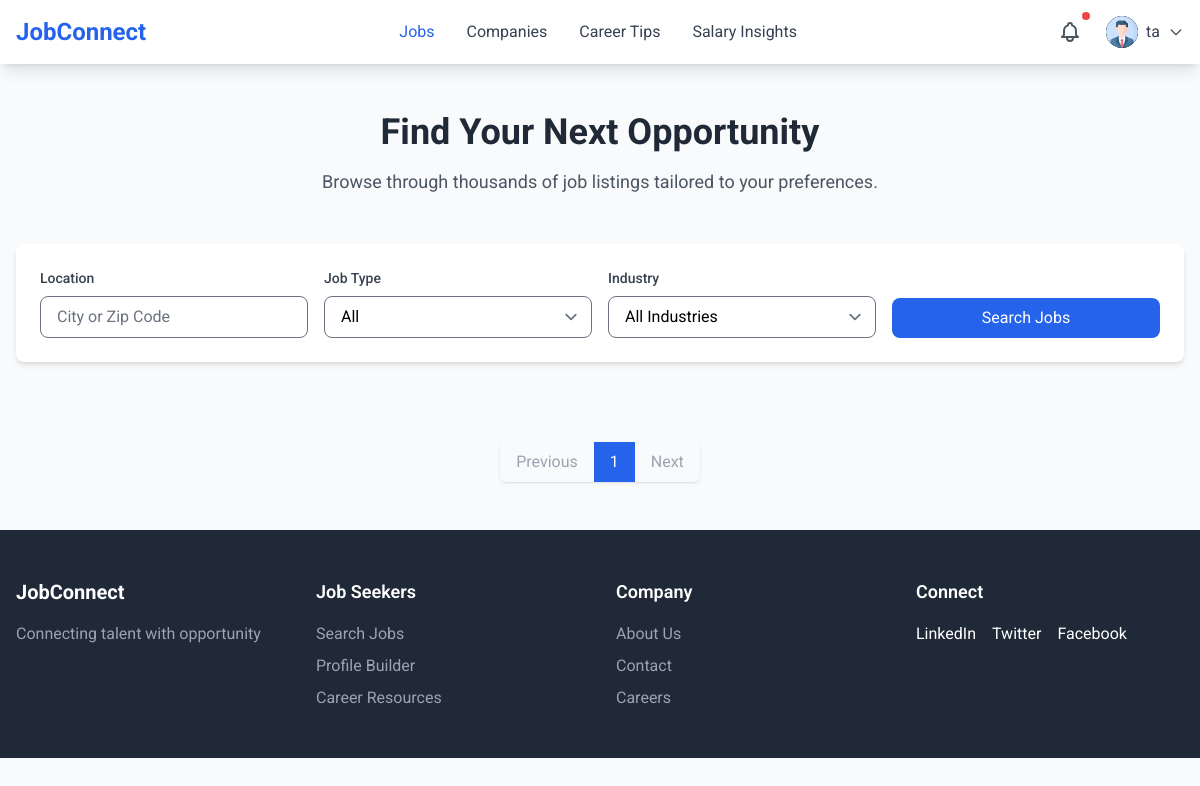
Page /jobseeker/jobs/ (signed in) on the earlier database version.
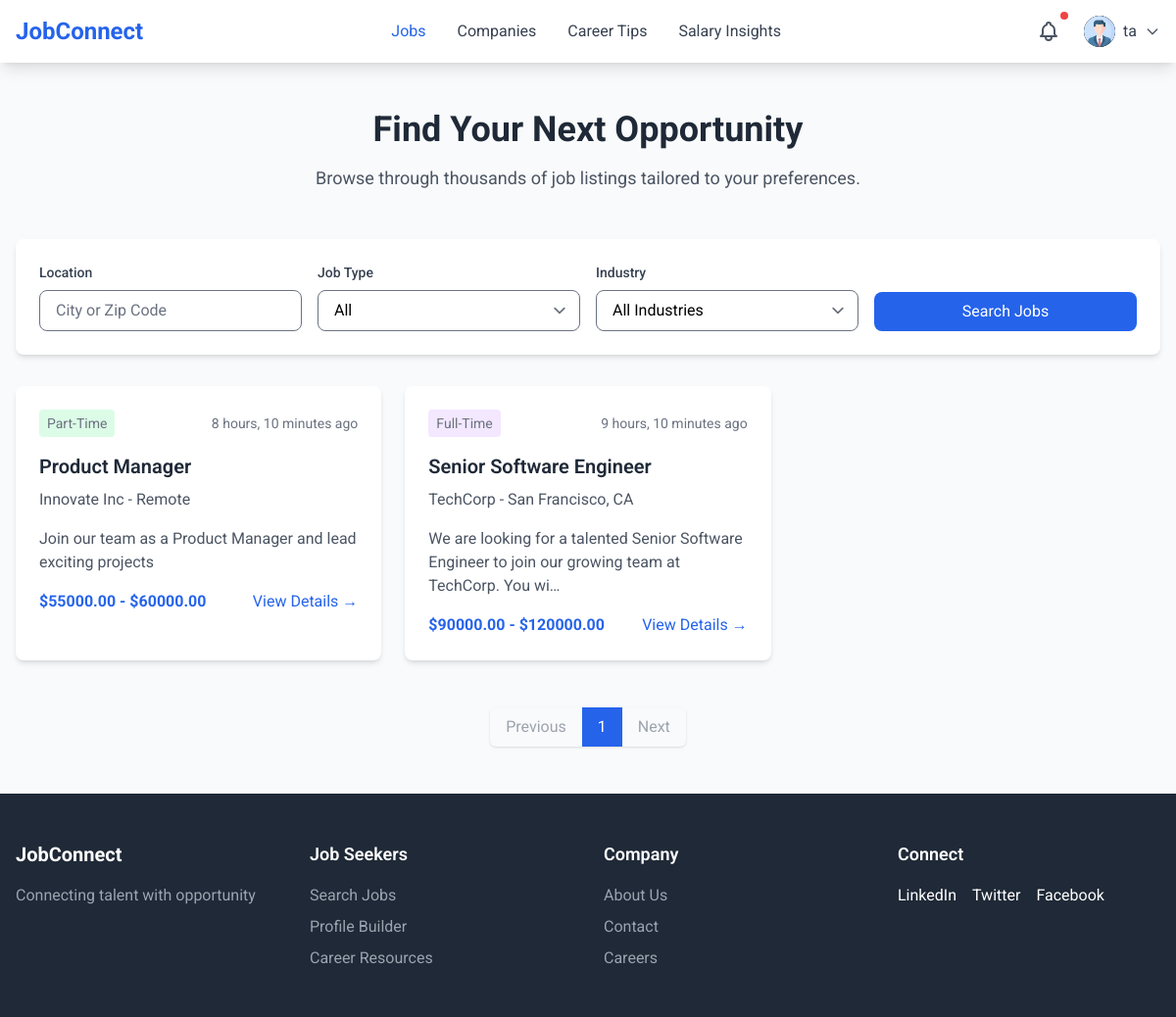
Same page on the later database version.
### jobseeker/models.py (models this page shows, shortened)
class Job(models.Model):
    job_id = models.AutoField(primary_key=True)
    JOB_TYPE_CHOICES = [
        ('Full-Time', 'Full-Time'),
        ('Part-Time', 'Part-Time'),
        ('Contract', 'Contract'),
        ('Internship', 'Internship')
    ]
    title = models.CharField(max_length=255)
    company = models.ForeignKey(Company, on_delete=models.CASCADE)
    location = models.CharField(max_length=255)
    job_type = models.CharField(max_length=20, choices=JOB_TYPE_CHOICES)
    posted_date = models.DateTimeField(auto_now_add=True)
    salary_min = models.DecimalField(max_digits=10, decimal_places=2)
    salary_max = models.DecimalField(max_digits=10, decimal_places=2)
    applications = models.IntegerField(default=0)
    exp_need = models.IntegerField(default=0)
    description = models.TextField()
    responsibilities = models.TextField()
    requirements = models.TextField()
    benefits = models.TextField()
    from django.db import models

class Company(models.Model):
    company_id = models.AutoField(primary_key=True)
    name = models.CharField(max_length=255)
    location = models.CharField(max_length=255)
    logo = models.URLField(null=True, blank=True)
    description = models.TextField()

### jobseeker/views.py (the view)
    def wrapper(request, *args, **kwargs):
        if request.user.role != 'user':
            messages.error(request, "You are not authorized to view this page.")
            return redirect('login')
        return view_func(request, *args, **kwargs)

### jobseeker/views.py (called while the page is built)
def user_role_required(view_func):
    def wrapper(request, *args, **kwargs):
        if request.user.role != 'user':
            messages.error(request, "You are not authorized to view this page.")
            return redirect('login')
        return view_func(request, *args, **kwargs)
    return wrapper

@user_role_required
@login_required
def dashboard(request):
    jobs = Job.objects.all().order_by('-posted_date')
    paginator = Paginator(jobs, 3)
    print(request.path)
    page_number = request.GET.get('page')
    page_obj = paginator.get_page(page_number)
    return render(request, 'jobseeker/user_home.html',{'page_obj': page_obj})

### static/templates/jobseeker/user_home.html (shortened to what the changed rows need)
{% extends 'base.html' %}
{% block content %}
<section class="py-12 bg-gray-50">
    <div class="max-w-7xl mx-auto px-4">
        <div class="text-center mb-12">
            <h1 class="text-4xl font-bold text-gray-800 mb-4">Find Your Next Opportunity</h1>
        </div>
        <div class="grid grid-cols-1 md:grid-cols-2 lg:grid-cols-3 gap-6">
            {% for job in page_obj %}
            <div class="bg-white rounded-lg shadow-md hover:shadow-lg transition-shadow">
                <div class="p-6">
                    <div class="flex items-center justify-between mb-4">
                        <span class="text-sm text-gray-500 {% if job.job_type == 'Full-Time' %}bg-purple-100 {% elif job.job_type == 'Part-Time' %} bg-green-100 {% elif job.job_type == 'Contract' %}
                             bg-yellow-100 {% else %} bg-red-100 {% endif %} px-2 py-1 rounded">
                            {{job.job_type }}</span>
                        <span class="text-sm text-gray-500">{{ job.posted_date|timesince }} ago</span>
                    </div>
                    <h3 class="text-xl font-semibold text-gray-800 mb-2">{{ job.title }}</h3>
                    <p class="text-gray-600 mb-4">{{ job.company.name }} - {{ job.location }}</p>
                    <p class="text-gray-600 mb-4">{{ job.description|truncatechars:100 }}
                    </p>
                    <div class="flex items-center justify-between">
                        <span class="text-md font-bold text-blue-600">
                            ${{job.salary_min}} - ${{job.salary_max}}</span>
                        <a href="{{job.job_id}}" class="text-blue-600 hover:text-blue-700">View Details
                            →</a>
                    </div>
                </div>
            </div>
            {% endfor %}
        </div>
        <div class="flex justify-center mt-12">
            <nav class="inline-flex rounded-md shadow">
                {% if page_obj.has_previous %}
                <a href="?page={{ page_obj.previous_page_number }}"
                    class="px-4 py-2 text-blue-600 hover:bg-blue-50 rounded-l-lg">Previous</a>
                {% else %}
                <span class="px-4 py-2 text-gray-400 rounded-l-lg cursor-not-allowed">Previous</span>
                {% endif %}
                {% for num in page_obj.paginator.page_range %}
                {% if page_obj.number == num %}
                <span class="px-4 py-2 text-white bg-blue-600">{{ num }}</span>
                {% else %}
                <a href="?page={{ num }}" class="px-4 py-2 text-blue-600 hover:bg-blue-50">{{ num }}</a>
                {% endif %}
                {% endfor %}
                {% if page_obj.has_next %}
                <a href="?page={{ page_obj.next_page_number }}"
                    class="px-4 py-2 text-blue-600 hover:bg-blue-50 rounded-r-lg">Next</a>
                {% else %}
                <span class="px-4 py-2 text-gray-400 rounded-r-lg cursor-not-allowed">Next</span>
                {% endif %}
            </nav>
        </div>
    </div>
</section>
{% endblock content %}

Differences in the rows shown:
added Job: job_type "Part-Time", posted_date "8 hours, 10 minutes", title "Product Manager", company.name "Innovate Inc", location "Remote", description "Join our team as a Product Manager and lead exciting projects", salary_min "55000.00", salary_max "60000.00"
added Job: job_type "Full-Time", posted_date "9 hours, 10 minutes", title "Senior Software Engineer", company.name "TechCorp", location "San Francisco, CA", description "We are looking for a talented Senior Software Engineer to join our growing team at TechCorp. You wi…", salary_min "90000.00", salary_max "120000.00"
